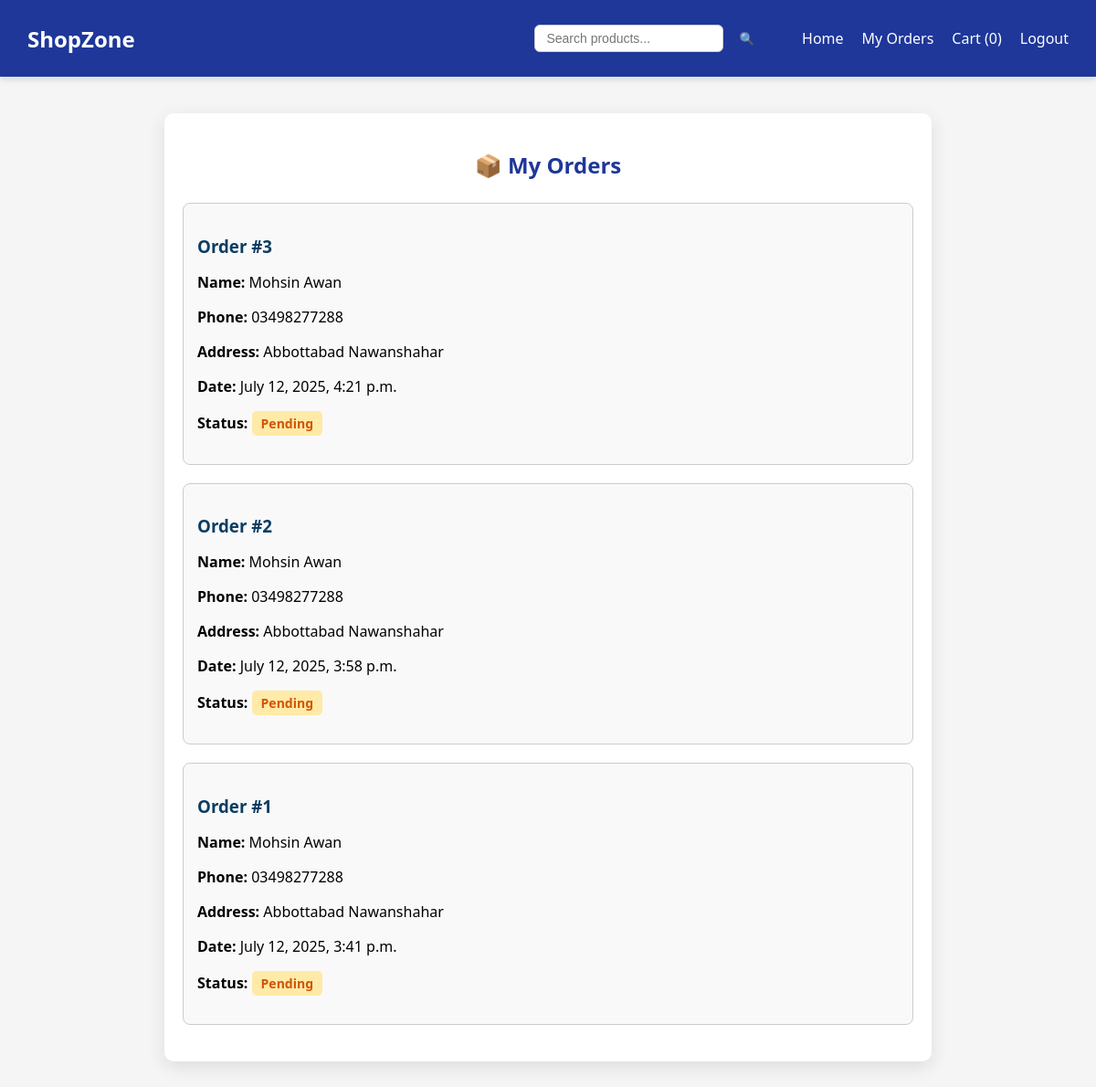
The app's page /my-orders/ (signed in) with its own data.
### store/models.py (models this page shows, shortened)
class Order(models.Model):
    STATUS_CHOICES = [
        ('pending', 'Pending'),
        ('processing', 'Processing'),
        ('shipped', 'Shipped'),
        ('delivered', 'Delivered'),
    ]
    user = models.ForeignKey(User, on_delete=models.CASCADE)
    name = models.CharField(max_length=100)
    phone = models.CharField(max_length=20)
    address = models.TextField()
    status = models.CharField(max_length=20, choices=STATUS_CHOICES, default='pending')
    created_at = models.DateTimeField(auto_now_add=True)

### store/views.py (the view)
# urls.py: path('my-orders/', views.my_orders_view, name='my_orders'),
@login_required
def my_orders_view(request):
    orders = Order.objects.filter(user=request.user).order_by('-created_at')
    return render(request, 'my_orders.html', {'orders': orders})

### store/models.py (called while the page is built)
    def total_items(self):
        return sum(item.quantity for item in self.items.all())

### templates/my_orders.html (shortened to what this page needs)
{% extends 'base.html' %}
{% load static %}
{% block extra_css %}
<link rel="stylesheet" href="{% static 'css/style6.css' %}">
{% endblock %}
{% block content %}
<div class="orders-container">
    <h2>📦 My Orders</h2>
    {% if orders %}
        {% for order in orders %}
        <div class="order-card">
            <h3>Order #{{ order.id }}</h3>
            <p><strong>Name:</strong> {{ order.name }}</p>
            <p><strong>Phone:</strong> {{ order.phone }}</p>
            <p><strong>Address:</strong> {{ order.address }}</p>
            <p><strong>Date:</strong> {{ order.created_at|date:"F j, Y, g:i a" }}</p>
            <p><strong>Status:</strong>
    <span class="order-status status-{{ order.status }}">{{ order.get_status_display }}</span>
</p>
        </div>
        {% endfor %}
    {% else %}
        <p>You haven’t placed any orders yet.</p>
    {% endif %}
</div>
{% endblock %}

### static/css/style.css (style rules this page uses)
body { margin: 0; font-family: 'Segoe UI', sans-serif; background-color: #f5f5f5; }

### static/css/style6.css (style rules this page uses)
.orders-container { max-width: 800px; margin: 40px auto; padding: 20px; background-color: #fff; border-radius: 10px; box-shadow: 0 6px 20px rgba(0, 0, 0, 0.1); }
.orders-container h2 { text-align: center; margin-bottom: 25px; color: #1e3799; }
.order-card { border: 1px solid #ccc; border-radius: 8px; padding: 15px; margin-bottom: 20px; background: #f9f9f9; }
.order-card h3 { margin-bottom: 10px; color: #0a3d62; }
.order-status { display: inline-block; padding: 4px 10px; border-radius: 5px; font-weight: bold; font-size: 14px; }
.status-pending { background-color: #ffeaa7; color: #d35400; }

### records on screen
Order: id "3", name "Mohsin Awan", phone "03498277288", address "Abbottabad Nawanshahar", created_at "July 12, 2025, 4:21 p.m.", status "Pending"
Order: id "2", name "Mohsin Awan", phone "03498277288", address "Abbottabad Nawanshahar", created_at "July 12, 2025, 3:58 p.m.", status "Pending"
Order: id "1", name "Mohsin Awan", phone "03498277288", address "Abbottabad Nawanshahar", created_at "July 12, 2025, 3:41 p.m.", status "Pending"

### other values on screen
{{ count }} "0"
